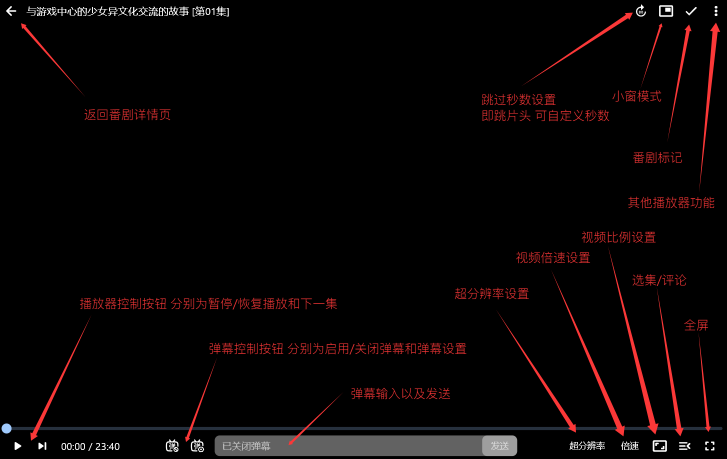
#> input picture src/content/docs/intro/assets/module-details/player-page.png, 1454 x 918 px, given in place of kazumi-expressive.png, which was not available (shown at 1/2 size)
$ python optimize_home_assets.py
#> lines starting #> are read from the running program, lines starting #| are printed output that depends on the picture; pictures that were not available may be replaced by others from this repository, and a replacement may not be noted
import io
import re
import textwrap
import urllib.parse
import urllib.request
from pathlib import Path

from fontTools import subset
from fontTools.pens.recordingPen import RecordingPen
from fontTools.ttLib import TTFont
from PIL import Image

USER_AGENT = (
    "Mozilla/5.0 (Windows NT 10.0; Win64; x64) AppleWebKit/537.36 "
    "(KHTML, like Gecko) Chrome/130.0.0.0 Safari/537.36"
)
WEIGHTS = (400, 500, 600, 700, 800)
WEIGHT_QUERY = ";".join(map(str, WEIGHTS))
HOME_SOURCES = (
    "src/app/features/home/hero.ts",
    "src/app/features/layout/header.ts",
    "src/app/features/layout/footer.ts",
    "src/app/app.ts",
)
TEXT_CSS_URL = (
    f"https://fonts.googleapis.com/css2?family=Manrope:wght@{WEIGHT_QUERY}"
    f"&family=Noto+Sans+SC:wght@{WEIGHT_QUERY}&display=swap"
)
MDI_URL = "https://cdn.jsdelivr.net/npm/@mdi/font@7.4.47/"


def home_text(root):
    return "".join((root / file).read_text(encoding="utf-8") for file in HOME_SOURCES)


def home_characters(home):
    ascii_characters = "".join(chr(point) for point in range(32, 127))
    return ascii_characters + "".join(sorted(set(re.findall(r"[^\x00-\x7f]", home))))


# [19 lines left out: functions mdi_names, fetch, not called in this run]


def save_font(fonts, name, url):
    (fonts / name).write_bytes(fetch(url))
    return f"/fonts/{name}"


# [67 lines left out: functions glyph_shape, exclude_characters, weight_rules, material_ligatures, build_home_icons, not called in this run]


def build_images(public):
    with Image.open(public / "kazumi-expressive.png") as original:
#> original is the input picture: PIL image 1454x918 RGBA; mean R, G, B, A 8.9, 4.7, 4.8, 255
        for size in (480, 768, 1024, 1254):
            original.resize((size, size), Image.Resampling.LANCZOS).save(
                public / f"kazumi-expressive-{size}.webp",
                quality=88,
                method=6,
            )
#> this loop made 4 passes
#> pass 1, in build_images, `original.resize((size, size), Image.Resampling.LANCZOS).save( public /..`:
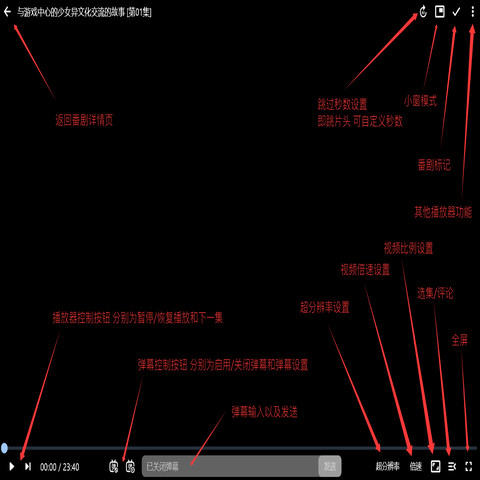
#> saved as kazumi-expressive-480.webp: PIL image 480x480 RGBA; mean R, G, B, A 9.2, 4.8, 4.9, 255
#> pass 2, in build_images, `original.resize((size, size), Image.Resampling.LANCZOS).save( public /..`:
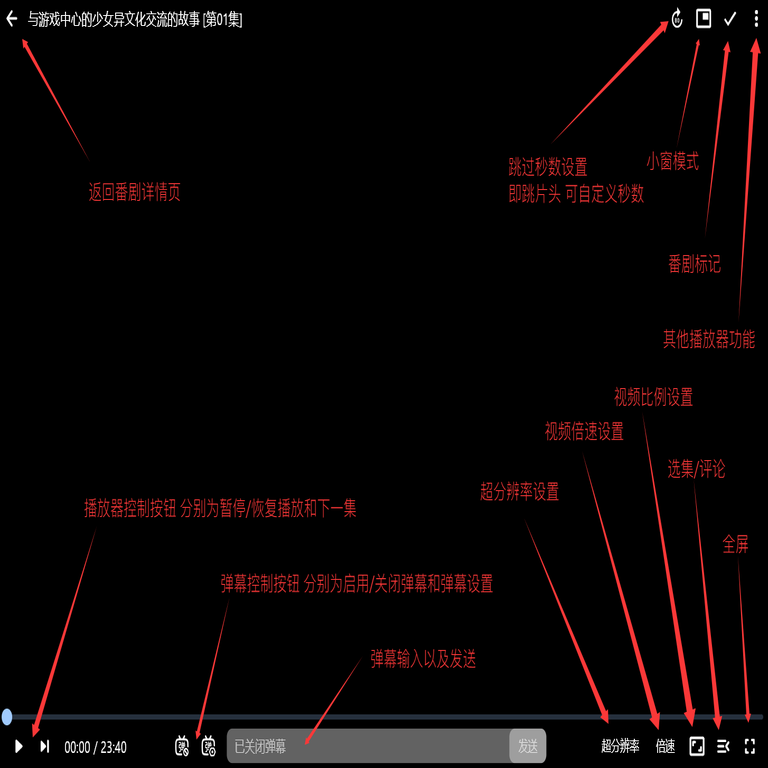
#> saved as kazumi-expressive-768.webp: PIL image 768x768 RGBA; mean R, G, B, A 9.1, 4.8, 4.9, 255
        original.resize((48, 48), Image.Resampling.LANCZOS).save(
            public / "favicon-48.png", optimize=True
        )
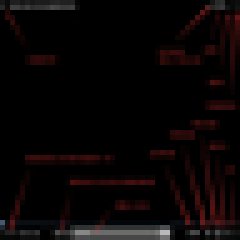
#> saved as favicon-48.png: PIL image 48x48 RGBA (shown 5 times larger); mean R, G, B, A 9.7, 5, 5.1, 255


# [93 lines left out: functions build_text_fonts, build_material_icons, build_mdi_icons, not called in this run]


def build_fonts(root):
    fonts = root / "public/fonts"
    fonts.mkdir(parents=True, exist_ok=True)
    home = home_text(root)
    output = build_text_fonts(fonts, home_characters(home))
    output += build_material_icons(fonts, home)
    output += build_mdi_icons(fonts, mdi_names(root))
    (root / "src/_fonts.scss").write_text(output, encoding="utf-8")


if __name__ == "__main__":
    root = Path(__file__).resolve().parent.parent
    build_images(root / "public")
#> (the run stopped early here; a loop or call above may not have finished)

$ run again, on src/content/docs/misc/assets/how-to-install-in-ios/LiveContainer.png
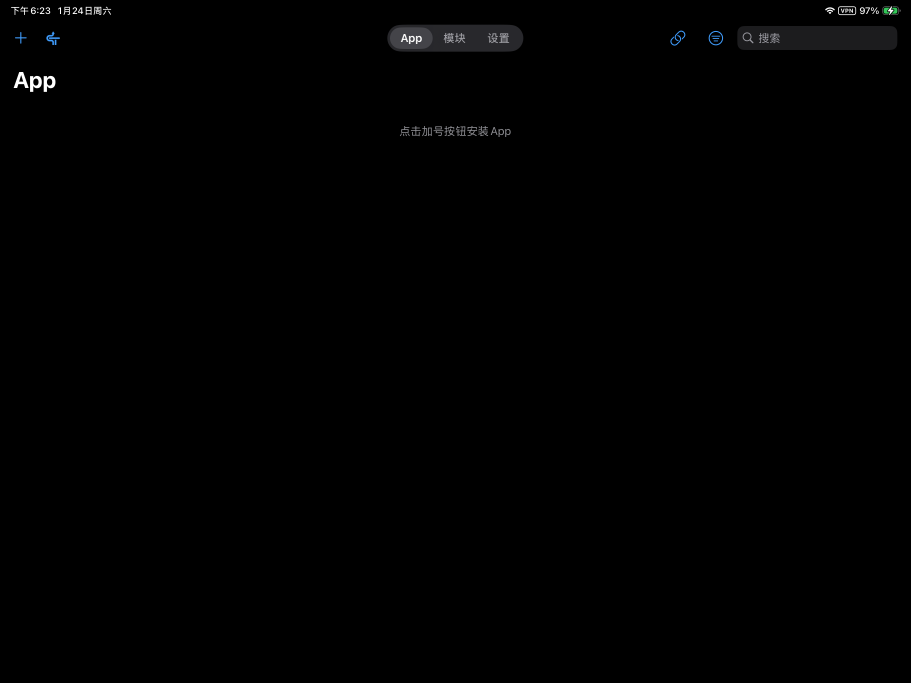
#> input picture src/content/docs/misc/assets/how-to-install-in-ios/LiveContainer.png, 2732 x 2048 px, given in place of kazumi-expressive.png, which was not available (shown at 1/3 size)
#> in build_images, original is the input picture: PIL image 2732x2048 RGB; mean R, G, B 0.9, 0.9, 1
#> the loop in build_images, `for size in (480, 768, 1024, 1254):` made 4 passes
#> pass 1, in build_images, `original.resize((size, size), Image.Resampling.LANCZOS).save( public /..`:
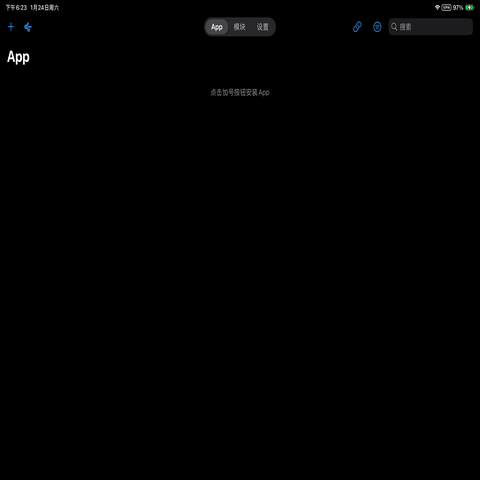
#> saved as kazumi-expressive-480.webp: PIL image 480x480 RGB; mean R, G, B 0.9, 1, 1
#> in build_images, `original.resize((48, 48), Image.Resampling.LANCZOS).save( public / "fa..`:
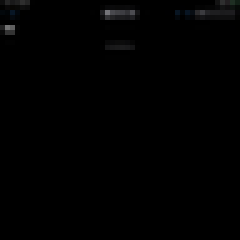
#> saved as favicon-48.png: PIL image 48x48 RGB (shown 5 times larger); mean R, G, B 1, 1, 1.1
